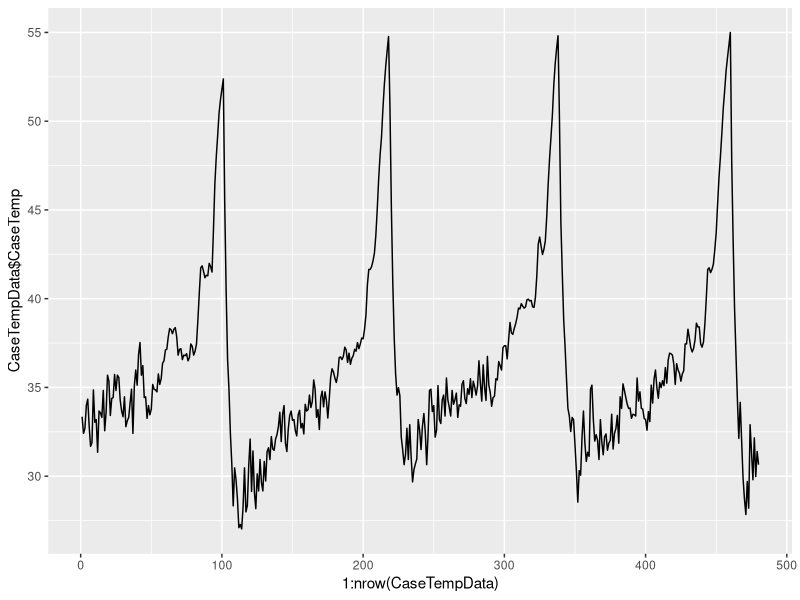
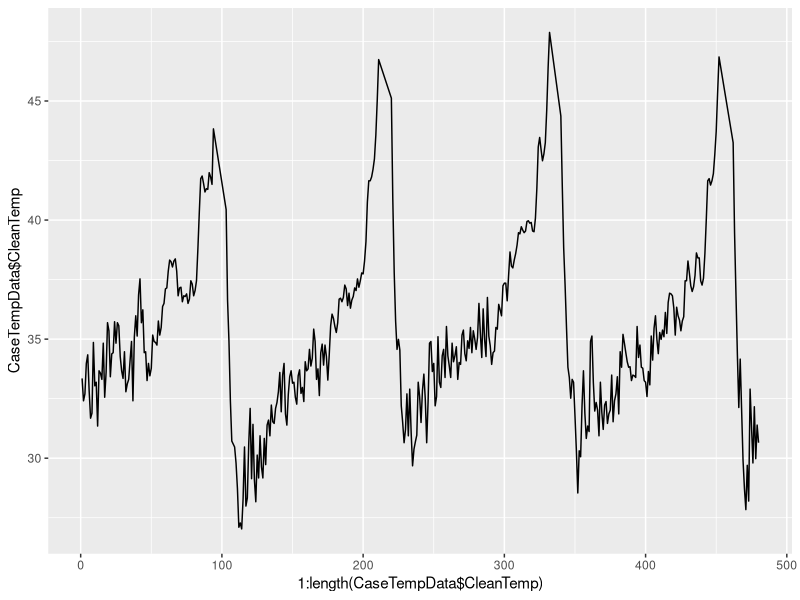
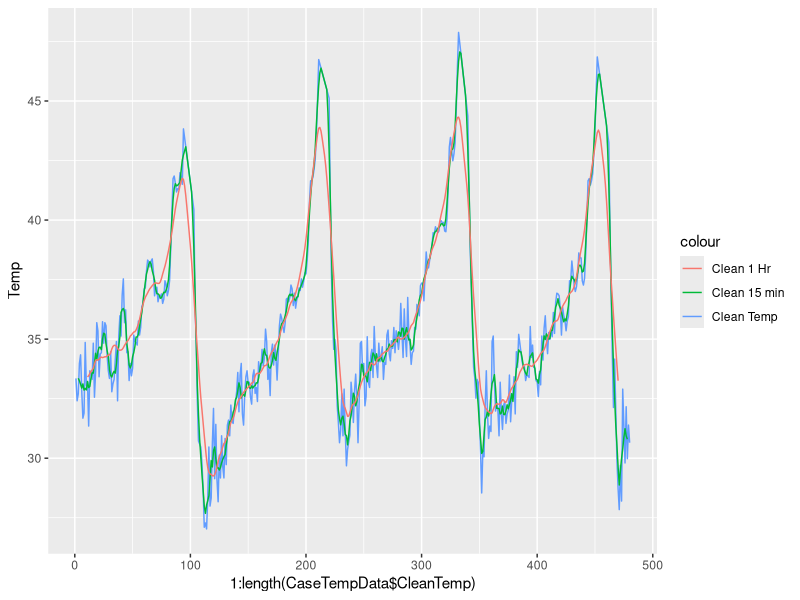
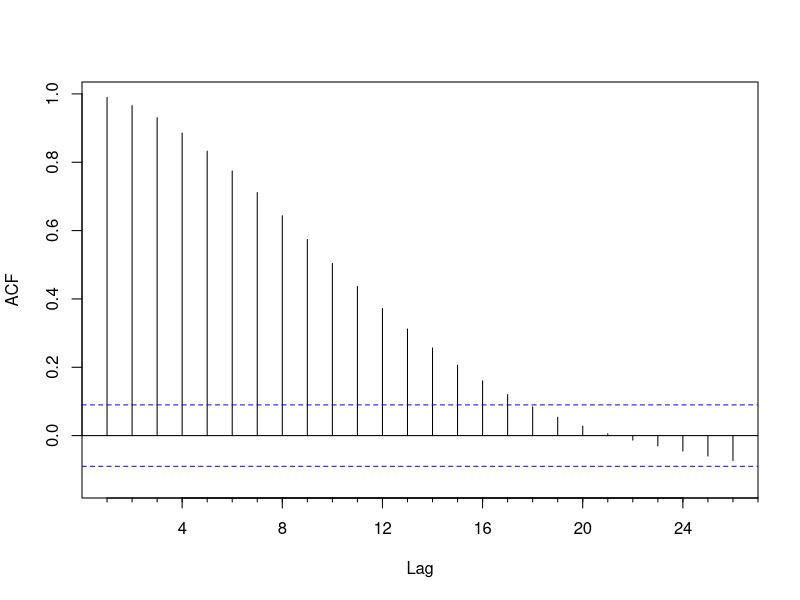
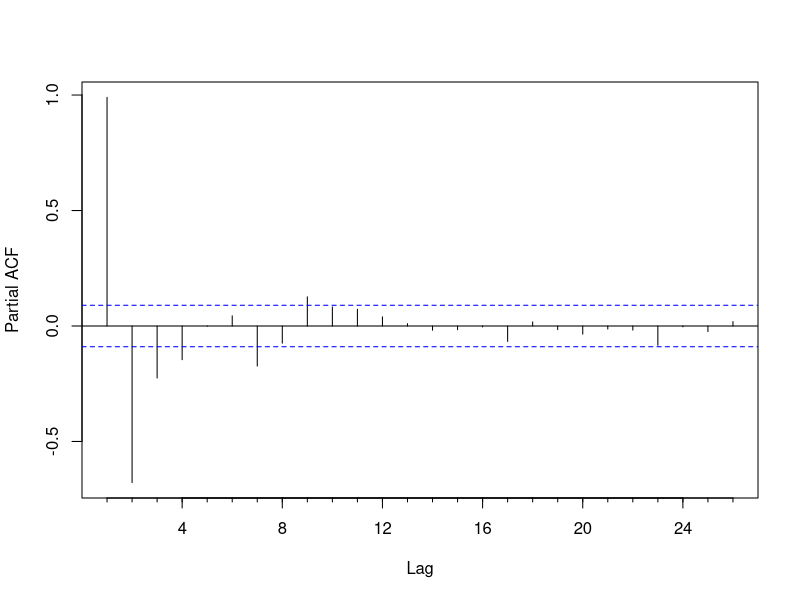
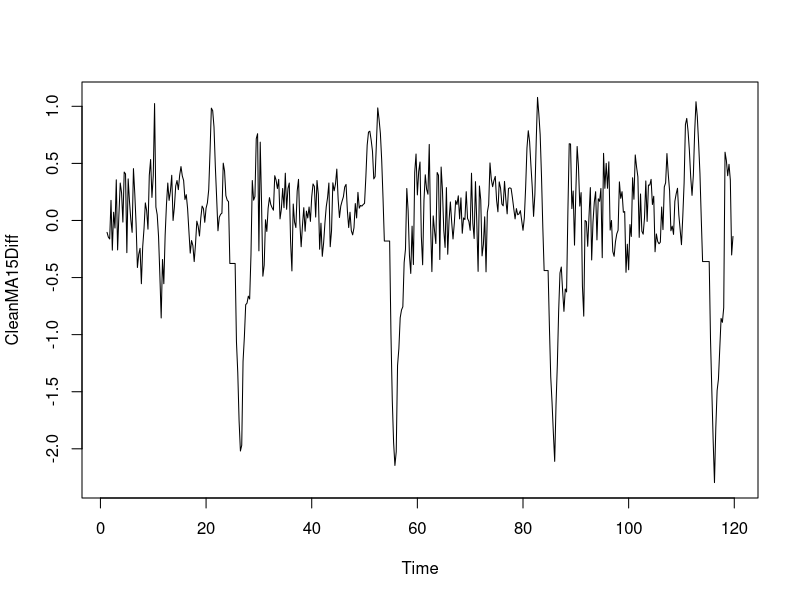
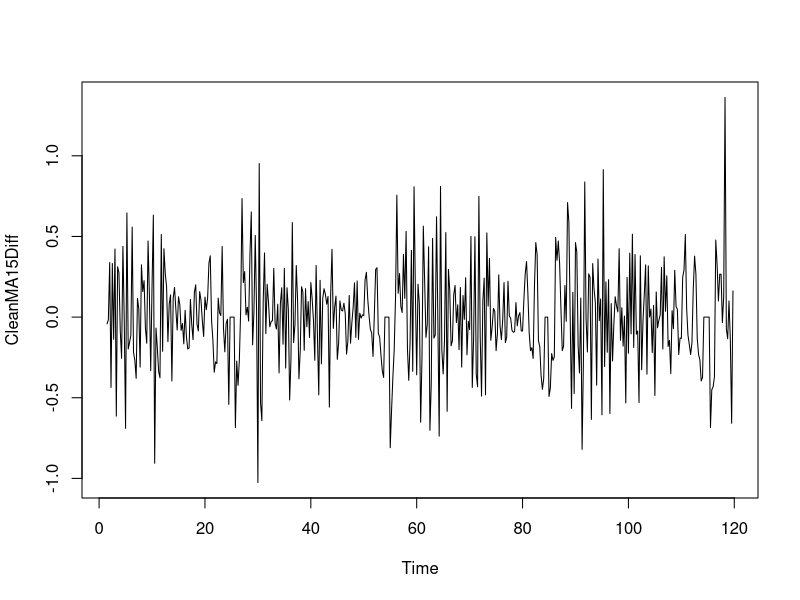
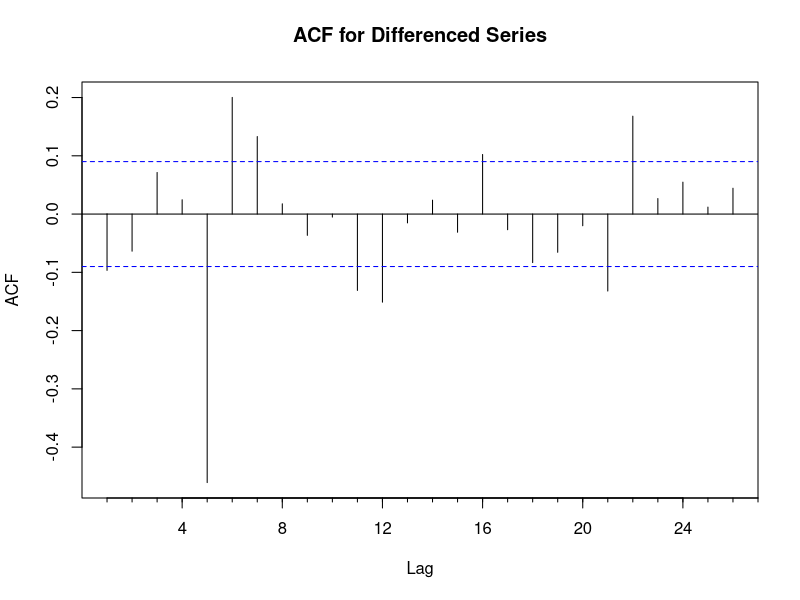

Reproduce these figures in R, in order.
#
# This R script was created to submit as partial fulfillment of the Edx Data Science Capstone
# This file contains the chose your own project from the Capstone.
# Submitted by John Wallace
#

# This project will explore a method to develop a predictive time series model.

#  The dataset that is being used represents live captured data from a refrigeration control system. 

#
#  The following is a description of the steps taken to develop the model:
# 
#  Step 1) The dataset is loaded from a csv file
#  Step 2) Preliminay Data exploration is performed.   
#      Note that the data is time series data and represents the temperature of the refrigeration case.
#      sampled at approximately 3 minute intervals.
#      The data is checked for mising values other issues and any required adjustments made.  Visualizaton
#      techniques are used to inspect the data.
#  Step 3) The data is cleansed.  Data is checked for missing values and other issues and any required 
#      adjustments made.  Moving averages are calculated to help smooth the data
#  Step 4) Decompose the data.  Time series analysis relies heavily on detecting seasonality, trend and cycle
#      We will look for these patterns in the data as that will help inform model development
#  Step 5) Creat the model. The forecast package contains a function to create an ARIMA model.  This package
#      will be used to create an ARIMA model
#  Step 6) Use the model to forecast and then check forecast
#

# References
#https://www.datascience.com/blog/introduction-to-forecasting-with-arima-in-r-learn-data-science-tutorials
#https://datascienceplus.com/time-series-analysis-using-arima-model-in-r/

#############################################################
# Load the required libraries
#############################################################

library(tibble)
library(readr)
library(tidyverse)
library(readxl)
library (dplyr)
library (xts)

library('ggplot2')
library('forecast')
library('tseries')
library(readr)
library(caret)



#  Step 1) The dataset is loaded from a csv file
#    Note that the data file must be in the working directory
#    (or add path information to the filename in the read_csv call)
#
CaseTempData <- read_csv("CapstoneTempData.csv")


#  Step 2) Data exploration is performed.   
#      Note that the data is time series data and represents the temperature of the refrigeration case.
#      sampled at approximately 3 minute intervals.
#      The data is checked for mising values other issues and any required adjustments made.  Visualizaton
#      techniques are used to inspect the data.

# Look at the structure of the data
str(CaseTempData)
# Dataframe with 480 samples; Data Column is called "CaseTemp"

head(CaseTempData)
# Data is type dbl and have 1 decimal point (Note this data represents degree's fahrenheit)

# Look at the mean and standard deviation of the data
mean (CaseTempData$CaseTemp)
sd (CaseTempData$CaseTemp)
# Mean is 36.3 with a sd of 5.3

# Plot the raw data to see if there are any patterns 
ggplot(CaseTempData, aes(x = 1:nrow(CaseTempData), y = CaseTempData$CaseTemp)) + geom_line()
# The plot shows that the data is cyclic with a repeating pattern appx every 120 samples
#   we will need to consider this when we create the ARIMA model


#  Step 3) The data is cleansed.  Data is checked for missing values and other issues and any required 
#      adjustments made.  Moving averages are calculated to reduct some of the volativity in the data

# Create a "clean" data set by creating a new data column and add to the dataframe.  This will 
#   remove any outliers which can cause issues when creating the mdoel.  Use the tsclean() function
#   that is part of the forecast package which identifies and replaces outliers via smoothing and
#   decomposition

Temp_ts <- ts(CaseTempData$CaseTemp)

CaseTempData$CleanTemp <- tsclean(Temp_ts)

# And plot the Clean data
ggplot(CaseTempData$CleanTemp, aes(x = 1:length(CaseTempData$CleanTemp), y = CaseTempData$CleanTemp)) + geom_line()

# Let's add some smoothing to the data.  Do this by calculating moving averages.
# Since the data is a time series with samples every 3 minutes, lets do a 15 minute moving average
#  and a 1 hour moving average and see the results.  We use the ma function and add to the 
#  original dataframe.  (note 5 samples = 15 minutes, 20 samples = 1 hour)
CaseTempData$CleanMA15 <- ma(CaseTempData$CleanTemp, order = 5)
CaseTempData$CleanMA60 <- ma(CaseTempData$CleanTemp, order = 20)

# Now plot the data to see how the smoothing looks

ggplot() +
  geom_line(data = CaseTempData$CleanTemp, aes(x = 1:length(CaseTempData$CleanTemp), y = CaseTempData$CleanTemp, colour = "Clean Temp")) +
  geom_line(data = CaseTempData$CleanMA15, aes(x = 1:length(CaseTempData$CleanMA15), y = CaseTempData$CleanMA15,   colour = "Clean 15 min"))  +
  geom_line(data = CaseTempData$CleanMA60, aes(x = 1:length(CaseTempData$CleanMA60), y = CaseTempData$CleanMA60, colour = "Clean 1 Hr"))  +
  ylab('Temp')

# We can see that the smoothing reomves some of the volativity but leaves the underlying pattern in place

#  Step 4) Decompose the data.  Time series analysis relies heavily on detecting seasonality, trend and cycle
#      We will look for these patterns in the data as that will help inform model development

# The building blocks of a time series analysis are seasonality, trend, and cycle.  residual is what can't be 
#  attributed to these 3

# The following code was not used as there is no seasonality in the time series
# The code is left as an example of how to review seasonality 
# First we will calculate the seasonal component
# First get a working version of the Clean moving average turned into hourly data (15 minute MA x 4)
CleanMA15Working <- ts(na.omit(CaseTempData$CleanMA15), frequency = 4)
# and Decompose
#DecompTemp <- stl(CleanMA15Working, s.window="periodic")
#DeSeasonalTemp <- seasadj(DecompTemp)
#plot(DeSeasonalTemp)
# END Seasonal example

# Now check for stationarity   stationarity  means there is no time based trend in the data
# Use the augmented Dickey-Fuller (ADF) statistical test for stationarity.  The null hypothesis
#  assumes the series is non-stationary.  
# The ADF procedure tests whether a change in Y can be explained by a lagged value and linear trend.
# If there is a presence os a trend component, the series is non-stationarity  and the null-hypothesis
#  will not be rejected.  
CleanMA15Working <- ts(na.omit(CaseTempData$CleanMA15), frequency = 4)
adf.test(CleanMA15Working)

# Based on this test, it looks like that the data is stationarity  as the p value is less than 0.05 
#  and the Null hypothesis is non-stationarity 

# We can also use an autocorrelation plot(known as ACF) as a visual tool to confirm whether a series is stationarity 
# The plot can also be useful in choosing the order parameters for the ARIMA model
# Note that if the series is correlated with its lages, then there is some trend or seasonal components.  
# The Acf & Pacf functions are from the forecast package and can detect auto correlerations

# Look at the autocorrelations with the function Acf.  Note that ACF plots can help in determing the order of
#  the MA(q) model.

Acf(CleanMA15Working, main='')
# The Acf shows a very clear indication of autocorrlations with many time lags as shown in the plot. 
# (Note the blue bards in the plot show the 95% signifiance boundaries)

# Pacf (partical autocorrelation plots) display correlations between a variable and it's lags not explained
#  by previous lags.  (PACF plots are useful when determing the order of the AR(p) model
Pacf(CleanMA15Working, main='')
# The PACF shows a significant correlation only for the 1-3 lag


# Since there does appear to be some autocorrelations with prevous lags, let's look at the adf 
#  with a difference of 1
CleanMA15Diff <- diff(CleanMA15Working, differences = 1)
plot(CleanMA15Diff)
# From the plot there still appears to be some trends, let's try a difference of 2
CleanMA15Diff <- diff(CleanMA15Working, differences = 2)
plot(CleanMA15Diff)
# with a difference of 2, there doesn't appear to be any signficant correlations
# Do an adf test to confirm
adf.test(CleanMA15Diff, alternative = "stationary")

# The adf test on the differenced data rejeccts the null hypotheses of non-stationarity which 
# suggests that a differencing of order 2 is sufficient for the model

# Note that spikes at particular lags of the differenced series can help decide the choie of p or q for the model
Acf(CleanMA15Diff, main="ACF for Differenced Series")
# significant auto correlations at lag 5, 6, 7 and beyond
Pacf(CleanMA15Diff, main="ACF for Differenced Series")
# pacf shows a significant pspike at 5

#  Step 5) Create the model. The forecast package contains a function to create an ARIMA model.  This package
#      will be used to create an ARIMA model

# First, let's use the auto arima which will automatically generate a set of optimal (p,d,q) values.  Note that
#  the auto.arima model TBD TBD- Tie in the exploratory work...
# Note that we are using seasonal = FALSE as there is no seasonal pattern in the data so we want to restrict
#  to non-seasonal models.
fit <- auto.arima(CleanMA15Working, seasonal=FALSE)
fit

# Let's see how the model performs.  If the model is good, we should expect no significant 

tsdisplay(residuals(fit), lag.max=45, main="Auto1")

# We do see autocorrelations present at lag 5, 6 and 7; re-fit the model 

fit2<- arima(CleanMA15Working, order=c(6,2,12))
tsdisplay(residuals(fit2), lag.max=45, main="(6,2,12")

fit2

# Step 6) Use the model to forecast and then check forecast

# We can create a forecast using the ARIMA model built by using the forecast function.  To forecast a future value,
#  specify the forecast horizon (h periods ahead for predictions to be made)

# Let's do a forecast for 1 hour ahead (20 steps)
fcast1Hr <- forecast(fit2, h=20)

# and plot the forecast
# Note that the light blue line shows the forecast with the light gray line showing the 95% interval & the 
#  dark gray line showing the 80% interval
plot(fcast1Hr)

# Can also use the predict function to predict
#predict(fit2, n.head = 20)

# In order to see how the model might perform on future samples, we can reserve a portion of the data as a
#  "hold out" set, fit the model and then compare the forecast to actual


# 480 total samples; hold out the last 20 samples of data
hold<- window(ts(CleanMA15Working), start=460)
# And pickup the last 20 actual values for later comparison
Last20Act <- as.vector(CaseTempData$CleanTemp[460:479])
# And refit the model based on all samples except what is being held out.  Note the same order is used
fit2NoHoldout <- arima(CleanMA15Working[1:459], order=c(6,2,12))
# And look at the results
tsdisplay(residuals(fit2NoHoldout), lag.max=45, main="No Hold (6,2,12)")

fit2NoHoldout

# And forecast the last 20 samples
fcastLast20 <- forecast(fit2NoHoldout, h=20)

plot(fcastLast20, main="Last 20")
# And add the original "hold out" data to the plot

lines(CaseTempData$CleanTemp)

# In evaulating the plot we can come to 2 conclusions based on a visual inspection:
#  First, all of the original data falls in the 95% confidence internval and most of the 
#    actual data fall within the 80% CI
#  Second, the model can predict the next few samples of the data accurately but the accuracy falls out
#    the farther ahead the model is asked to predict.

# Let's see what the RMSE is for the next 5, 10 and 20 samples
# Extract the mean value of the forecast
FCast20Mean <- as.vector(fcastLast20$mean)
#Last20Act <- as.vector(CleanMA15Working[460:479])
#Last20Act <- as.vector(CaseTempData$CleanTemp[460:479])
# Error of last 20 look ahead samples
Last20Error <- Last20Act-FCast20Mean
# Error of first 10 look ahead samples
Last10Error <- Last20Act[1:10]- FCast20Mean[1:10]
# Error of first 5 look ahead samples
Last5Error <- Last20Act[1:5] - FCast20Mean[1:5]

RMSE20 <- sqrt(mean(Last20Error^2))
RMSE10 <- sqrt(mean(Last10Error^2))
RMSE5 <- sqrt(mean(Last5Error^2))

# And finally display the results
RMSEResults <- data_frame(Forecast = "All 20", RMSE=RMSE20)
RMSEResults <-bind_rows(RMSEResults, data_frame(Forecast = "First 10", RMSE=RMSE10))
RMSEResults <-bind_rows(RMSEResults, data_frame(Forecast = "First 5", RMSE=RMSE5))
RMSEResults %>% knitr::kable()







